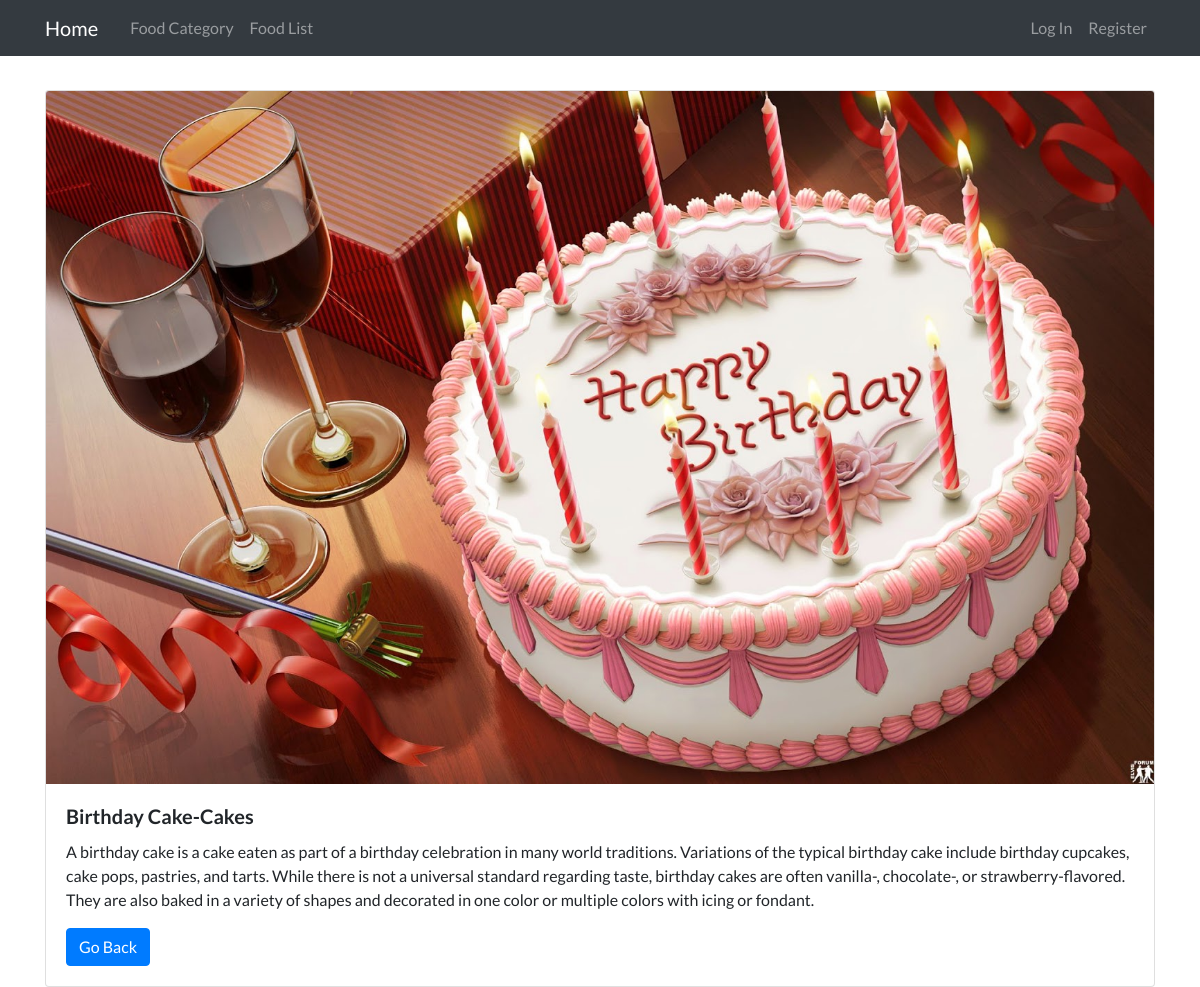
/food/foodlist/2/, run on the app's committed database.
### food/models.py (models this page shows, shortened)
class FoodDetails(models.Model):
    fromcategory = models.ForeignKey(FoodCategory, on_delete=models.CASCADE)
    foodname = models.CharField(max_length=100)
    fooddetails = models.CharField(max_length=1000)
    foodimage = models.ImageField(default='food_def.jpg', upload_to='fodimg')
    armodel = models.CharField(default='andy.sfb', max_length=50)
    additiondate = models.DateTimeField(default=timezone.now)
    longdetails = models.CharField(max_length=1000)
    class Meta:
        verbose_name = 'Food Detail'

class FoodCategory(models.Model):
    categoryname = models.CharField(max_length=100)
    categorydetails = models.CharField(max_length=1000)
    categoryimage = models.ImageField(default='cat_def.jpg', upload_to='catimg')
    class Meta:
        verbose_name = 'Food Category'
    def __str__(self):
        return self.categoryname

### food/views.py (the view)
# urls.py: path('foodlist/<int:pk>/', FoodDetailsView.as_view(), name='food-details'),
class FoodDetailsView(DetailView):
    model = FoodDetails
    template_name = 'food/FoodDetails_detail.html'

### templates/food/FoodDetails_detail.html
{% extends 'dros/layout.html' %}
{% block content %}
<div class="card" style="width: 100%;">
  <img class="card-img-top" src="{{ object.foodimage.url }}" alt="Card image cap">
  <div class="card-body">
    <h5 class="card-title">{{ object.foodname }}-{{ object.fromcategory}}</h5>
    <p class="card-text">{{ object.longdetails }}</p>
    <a href="{% url 'food-list' %}" class="btn btn-primary">Go Back</a>
  </div>
</div>
{% endblock %}

### static/css/main.css (style rules this page uses)
body { background: #fafafa; color: #333333; margin-top: 5rem; }
h1, h2, h3, h4, h5, h6 { color: #444444; }

### data on the page
FoodDetails: foodimage (picture), foodname "Birthday Cake", fromcategory "Cakes", longdetails "A birthday cake is a cake eaten as part of a birthday celebration in many world traditions. Variations of the typical birthday cake include birthday cupcakes, cake pops, pastries, and tarts. While there is not a universal standard regarding taste, birthday cakes are often vanilla-, chocolate-, or strawberry-flavored. They are also baked in a variety of shapes and decorated in one color or multiple colors with icing or fondant."
